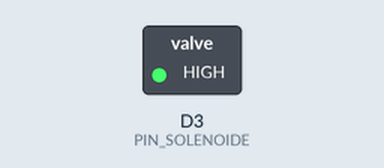
Simulated run of this sketch. Board: ESP8266 (NodeMCU). On the bench: switched loads named in the sketch (green lamp = pin HIGH).

Above: at 1.7 s.
At 6.5 s:
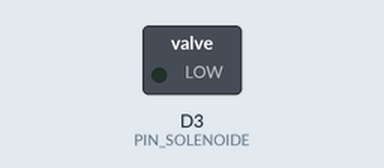
Timing chart, 0 to 8.4 s (numbered marks = the images above):
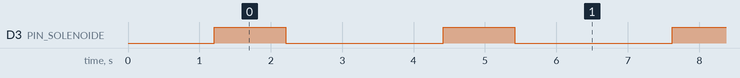

The sketch:

02_bobina_pwm.ino
```cpp
#define PIN_SOLENOIDE D3
#define MAX_TIME_VELOCITY_0 1000UL

void setup() {
  delay(1000);

  pinMode(PIN_SOLENOIDE, OUTPUT);
  digitalWrite(PIN_SOLENOIDE, LOW);
}

void loop() {
  noteOn(100);
  delay(1000);

  noteOff();
  delay(2000);
}


void noteOn(uint8_t velocity) {

  if (velocity >= 127) {
    analogWrite(PIN_SOLENOIDE, 255);
    return;
  }

  uint32_t max_dtime = MAX_TIME_VELOCITY_0 * 1000 / 51UL;
  uint32_t cal_dtime = map(velocity, 0, 126, max_dtime, 1);

  for (uint16_t i=0; i<255; i+=5) {
    analogWrite(PIN_SOLENOIDE, i);
    delayMicroseconds(cal_dtime);
  }

  digitalWrite(PIN_SOLENOIDE, HIGH);

}

void noteOff() {
  digitalWrite(PIN_SOLENOIDE, LOW);
}
```

Measured:
- by itself, D3 (PIN_SOLENOIDE): alternates HIGH for 1.0 s and LOW for 2.2 s
